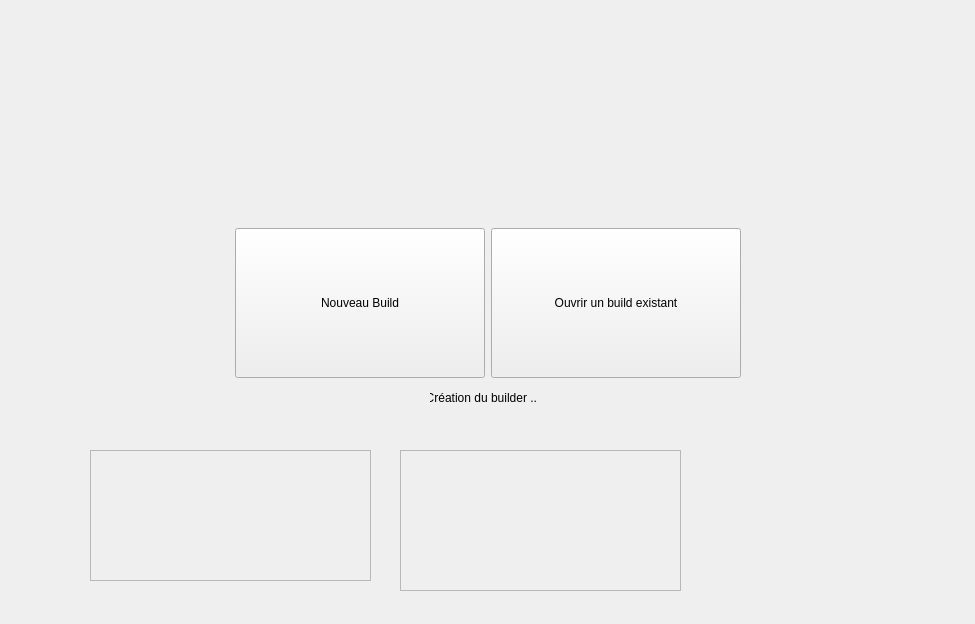
<?xml version="1.0" encoding="UTF-8"?>
<ui version="4.0">
 <class>c_entry_point</class>
 <widget class="QWidget" name="c_entry_point">
  <property name="geometry">
   <rect>
    <x>0</x>
    <y>0</y>
    <width>975</width>
    <height>624</height>
   </rect>
  </property>
  <property name="windowTitle">
   <string>Form</string>
  </property>
  <layout class="QVBoxLayout" name="verticalLayout">
   <property name="leftMargin">
    <number>0</number>
   </property>
   <property name="topMargin">
    <number>0</number>
   </property>
   <property name="rightMargin">
    <number>0</number>
   </property>
   <property name="bottomMargin">
    <number>0</number>
   </property>
   <item>
    <widget class="QStackedWidget" name="stackedWidget_entry_point">
     <property name="currentIndex">
      <number>0</number>
     </property>
     <widget class="QWidget" name="stackedWidgetPage1">
      <widget class="QLabel" name="label_creation_builder">
       <property name="geometry">
        <rect>
         <x>430</x>
         <y>390</y>
         <width>106</width>
         <height>16</height>
        </rect>
       </property>
       <property name="text">
        <string>Création du builder ...</string>
       </property>
       <property name="alignment">
        <set>Qt::AlignCenter</set>
       </property>
      </widget>
      <widget class="QFrame" name="frame_file">
       <property name="geometry">
        <rect>
         <x>90</x>
         <y>450</y>
         <width>281</width>
         <height>131</height>
        </rect>
       </property>
       <property name="frameShape">
        <enum>QFrame::StyledPanel</enum>
       </property>
       <property name="frameShadow">
        <enum>QFrame::Raised</enum>
       </property>
       <layout class="QVBoxLayout" name="verticalLayout_file"/>
      </widget>
      <widget class="QFrame" name="frame_bdd">
       <property name="geometry">
        <rect>
         <x>400</x>
         <y>450</y>
         <width>281</width>
         <height>141</height>
        </rect>
       </property>
       <property name="frameShape">
        <enum>QFrame::StyledPanel</enum>
       </property>
       <property name="frameShadow">
        <enum>QFrame::Raised</enum>
       </property>
       <layout class="QVBoxLayout" name="verticalLayout_bdd"/>
      </widget>
      <widget class="QPushButton" name="pushButton_new_build">
       <property name="geometry">
        <rect>
         <x>235</x>
         <y>228</y>
         <width>250</width>
         <height>150</height>
        </rect>
       </property>
       <property name="minimumSize">
        <size>
         <width>250</width>
         <height>150</height>
        </size>
       </property>
       <property name="text">
        <string>Nouveau Build</string>
       </property>
      </widget>
      <widget class="QPushButton" name="pushButton_open_build">
       <property name="geometry">
        <rect>
         <x>491</x>
         <y>228</y>
         <width>250</width>
         <height>150</height>
        </rect>
       </property>
       <property name="minimumSize">
        <size>
         <width>250</width>
         <height>150</height>
        </size>
       </property>
       <property name="text">
        <string>Ouvrir un build existant</string>
       </property>
      </widget>
     </widget>
     <widget class="QWidget" name="page_3">
      <layout class="QVBoxLayout" name="verticalLayout_4">
       <item>
        <widget class="QLabel" name="background_eliacube">
         <property name="text">
          <string>TextLabel</string>
         </property>
        </widget>
       </item>
      </layout>
     </widget>
    </widget>
   </item>
  </layout>
 </widget>
 <resources/>
 <connections/>
</ui>
